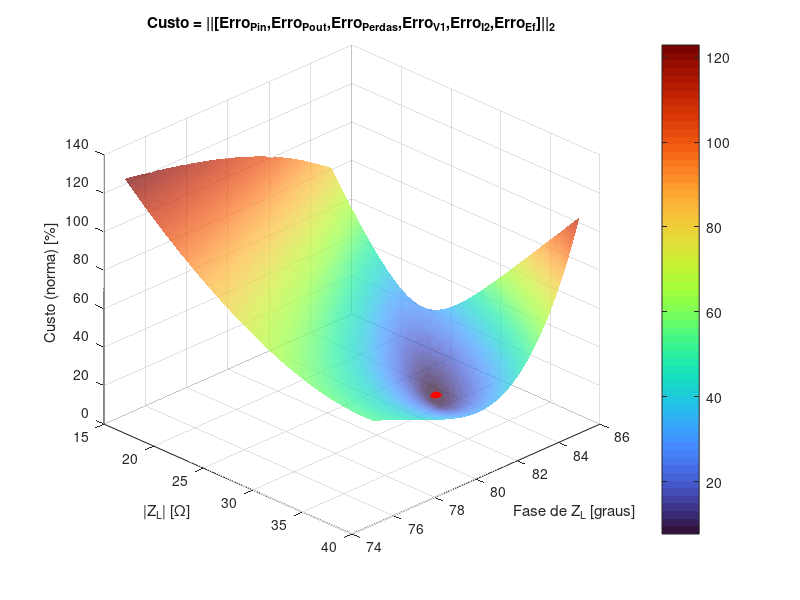

Here is the MATLAB script that generated this plot:
clc; clear; close all;

% =================== Dados do Transformador ===================
f = 60;                 % Hz
w = 2*pi*f;

R1 = 0.95;
L1 = 1.53e-3;           % H
R2 = 0.23;
L2 = 0.37e-3;           % H
Rm = 1861.54;
Lm = 3.62;              % H

% Impedâncias
Z1 = R1 + 1j*w*L1;
Z2 = R2 + 1j*w*L2;
Zm = 1 / (1/Rm + 1/(1j*w*Lm));   % paralelo Rm // j w Lm
Z2p = 3*Z2;

% =================== Tensões Nominais ===================
V2L = 127;       % tensão secundária nominal (linha)

% =================== Valores MEDIDOS (referência: ZL2) ===================
V1_med      = 221; 
V2_NL_med   = 128.3;
V2L_med     = 127;
I2_med      = 4.02;
Regula_med  = 1.02;
PO_med      = 67;
Pin_med     = 106;
Pperdas_med = 39;
efic_med    = 87.72;

% =================== Malha de variação |ZL| e fase ===================
mag_range   = linspace(15,40,100);      % módulo
theta_range = deg2rad(linspace(75,85,100)); % fase em radianos

[Mag,Theta] = meshgrid(mag_range,theta_range);

% Matrizes de erro e custo
Erro_V1  = zeros(size(Mag));
Erro_I2  = zeros(size(Mag));
Erro_Pin = zeros(size(Mag));
Erro_Po  = zeros(size(Mag));
Erro_Per = zeros(size(Mag));
Erro_Ef  = zeros(size(Mag));
Custo    = zeros(size(Mag));

% =================== Loop de cálculo (usando as fórmulas do seu trecho) ===================
for i = 1:size(Mag,1)
    for j = 1:size(Mag,2)
        ZL = Mag(i,j) * exp(1j*Theta(i,j));   % forma polar

        % --- cálculos teóricos (igual ao seu snippet)
        Z_eq = Z1 + Z2p + Zm*3*ZL/(Zm + 3*ZL);   % com ramo magnetizante em paralelo
        
        V1  = 127*sqrt(3) * abs((Z1 + Z2p + 3*ZL) / (3*ZL));
        V2NL = V1*(1/sqrt(3)) * abs(Zm/(Zm+Z1));
        I2L = abs(127/ZL);
        Reg = abs((V2NL - V2L)/V2L) * 100;    % em %
        Po = V2L * (I2L)* cos(angle(ZL));
        Pin = (V1^2 / abs(Z_eq)) * cos(angle(Z_eq));
        Perdas = Pin - Po;
        Ef = (Po/Pin)*100;

        % --- erros percentuais (seguindo exatamente o seu cálculo)
        % uso max(..., eps) para evitar divisão por zero numérica
        Erro_V1(i,j)  = abs(V1 - V1_med)/max(abs(V1), eps) * 100;
        Erro_V2_line  = abs(V2L - V2L_med)/max(abs(V2L), eps) * 100; 
        Erro_V2_NL(i,j)= abs(V2NL - V2_NL_med)/max(abs(V2NL), eps) * 100; 
        Erro_I2(i,j)  = abs(I2L - I2_med)/max(abs(I2L), eps) * 100;
        Erro_Regula   = abs(Reg - Regula_med)/max(abs(Reg), eps) * 100; 

        Erro_Po(i,j)  = abs(Po - PO_med)/max(abs(Po), eps) * 100;
        Erro_Pin(i,j) = abs(Pin - Pin_med)/max(abs(Pin), eps) * 100;
        Erro_Per(i,j) = abs(Perdas - Pperdas_med)/max(abs(Perdas), eps) * 100;
        Erro_Ef(i,j)  = abs(Ef - efic_med)/max(abs(Ef), eps) * 100;

        % --- custo: norma Euclidiana do vetor de erros das 6 grandezas pedidas
        vet_erro = [ Erro_Pin(i,j), Erro_Po(i,j), Erro_Per(i,j), ...
                     Erro_V1(i,j), Erro_I2(i,j)];
        Custo(i,j) = norm(vet_erro);  % norma 2
    end
end

% =================== Procurar mínimo ===================
[min_custo, idx] = min(Custo(:));
[row,col] = ind2sub(size(Custo), idx);

mag_opt   = Mag(row,col);
theta_opt = rad2deg(Theta(row,col));   % em graus

% erros no ponto ótimo
erroV1_opt  = Erro_V1(row,col);
erroI2_opt  = Erro_I2(row,col);
erroPin_opt = Erro_Pin(row,col);
erroPo_opt  = Erro_Po(row,col);
erroPer_opt = Erro_Per(row,col);
erroEf_opt  = Erro_Ef(row,col);

fprintf('🔎 Melhor ponto encontrado (norma dos 6 erros):\n');
fprintf('|ZL| = %.4f Ω, θ = %.2f°\n', mag_opt, theta_opt);
fprintf('Erro Pin = %.3f%%, Erro Pout = %.3f%%, Erro Perdas = %.3f%%\n',...
    erroPin_opt, erroPo_opt, erroPer_opt);
fprintf('Erro V1 = %.3f%%, Erro I2 = %.3f%%, Erro Ef = %.3f%%\n',...
    erroV1_opt, erroI2_opt, erroEf_opt);
fprintf('Custo (norma) = %.3f\n', min_custo);

% =================== Plot 3D do custo e ponto ótimo ===================
figure('Name','Custo (norma dos 6 erros) vs |ZL| e fase','NumberTitle','off');
surf(mag_range, rad2deg(theta_range), Custo, ...
     'FaceAlpha',0.7, ...     % transparência
     'EdgeColor','none');     % sem grade "xadrez"
xlabel('|Z_L| [\Omega]');
ylabel('Fase de Z_L [graus]');
zlabel('Custo (norma) [%]');
title('Custo = ||[Erro_{Pin},Erro_{Pout},Erro_{Perdas},Erro_{V1},Erro_{I2},Erro_{Ef}]||_2');
colorbar;
colormap turbo;
shading interp;
view(45,30);
hold on;
plot3(mag_opt, theta_opt, min_custo, 'ro', 'MarkerFaceColor','r', 'MarkerSize',8);
grid on;
